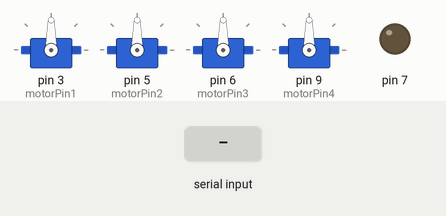
This sketch was run on a simulated Arduino Uno, built with avr-gcc and run on an emulated ATmega328P. Shown: 4 × servo, output pins drawn as LEDs (lit = HIGH). The test bench sets the inputs (shaded band).

Above: at 1.2 s.
1.3 s: "F" received over the second serial link
At 2.3 s:
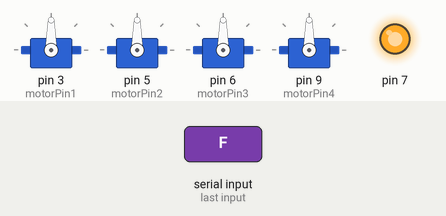
2.8 s: "B" received over the second serial link
At 3.5 s:
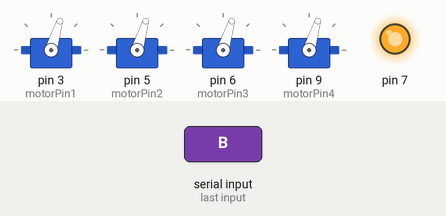
4.3 s: "R" received over the second serial link
At 4.6 s:
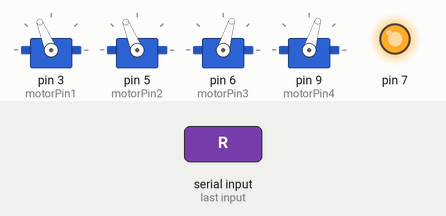
5.8 s: "L" received over the second serial link
At 7.0 s:
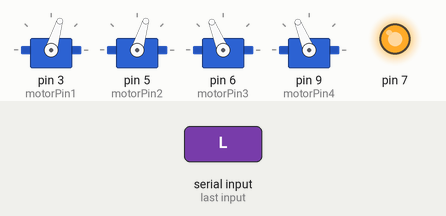
Timing chart, 0 to 8.3 s (numbered marks = the images above; inputs shaded):
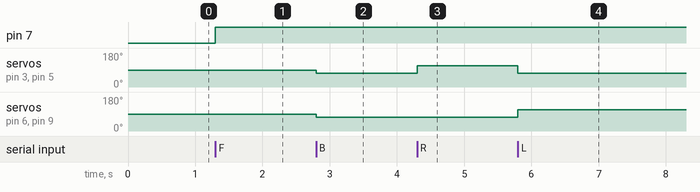

The sketch:

code_block.ino
```cpp
#include <Servo.h>
#include <Wire.h>
#include <SoftwareSerial.h>

// Create servo objects to control ESCs
Servo motor1, motor2, motor3, motor4;
// Define the pins connected to the ESCs
const int motorPin1 = 3;
const int motorPin2 = 5;
const int motorPin3 = 6;
const int motorPin4 = 9;

char command;

// Define SoftwareSerial RX and TX pins
const int rxPin = 10;
const int txPin = 11;
SoftwareSerial bluetoothSerial(rxPin, txPin);  // RX, TX

void setup() {
  Serial.begin(9600);   // Initialize Serial for USB communication
  bluetoothSerial.begin(9600);  // Initialize SoftwareSerial for Bluetooth communication
  Wire.begin();         // Initialize I2C communication
  motor1.attach(motorPin1);
  motor2.attach(motorPin2);
  motor3.attach(motorPin3);
  motor4.attach(motorPin4);
  pinMode(7,OUTPUT);
}

void loop() {
  // if (Serial.available() > 0) {
  //   command = Serial.read();  // Read from Serial (USB)
  //   for (int i = 1700; i > 1000; i--) {
  //     stop(i);
  //     delay(25);  // Corrected from Sleep to delay
  //   }
  // }

  if (bluetoothSerial.available() > 0) {
    command = bluetoothSerial.read();  // Read from SoftwareSerial (Bluetooth)
    processCommand(command);
  }
}

void processCommand(char command) {
  switch (command) {
    case 'F':
      digitalWrite(7,HIGH);
      break;
    case 'B':
      back();
      break;
    case 'R':
      right();
      break;
    case 'L':
      left();
      break;
  }
}

void forward() {
  motor1.writeMicroseconds(1700);  // Adjust microsecond values to your specific setup
  motor2.writeMicroseconds(1700);
  motor3.writeMicroseconds(1700);
  motor4.writeMicroseconds(1700);
}

void back() {
  motor1.writeMicroseconds(1300);
  motor2.writeMicroseconds(1300);
  motor3.writeMicroseconds(1300);
  motor4.writeMicroseconds(1300);
}

void left() {
  motor1.writeMicroseconds(1300);
  motor2.writeMicroseconds(1300);
  motor3.writeMicroseconds(1700);
  motor4.writeMicroseconds(1700);
}

void right() {
  motor1.writeMicroseconds(1700);
  motor2.writeMicroseconds(1700);
  motor3.writeMicroseconds(1300);
  motor4.writeMicroseconds(1300);
}

void stop(int x) {
  motor1.writeMicroseconds(x);
  motor2.writeMicroseconds(x);
  motor3.writeMicroseconds(x);
  motor4.writeMicroseconds(x);
}
```

Measured:
- after the input at 1.3 s, pin 7: LOW → HIGH at once
- after the input at 2.8 s, servo on pin 3 (motorPin1), servo on pin 5 (motorPin2), servo on pin 6 (motorPin3), servo on pin 9 (motorPin4): 90° → 73° at once
- after the input at 4.3 s, servo on pin 3 (motorPin1), servo on pin 5 (motorPin2): 73° → 112° at once
- after the input at 5.8 s, servo on pin 3 (motorPin1), servo on pin 5 (motorPin2): 112° → 73° at once; servo on pin 6 (motorPin3), servo on pin 9 (motorPin4): 73° → 112° at once
